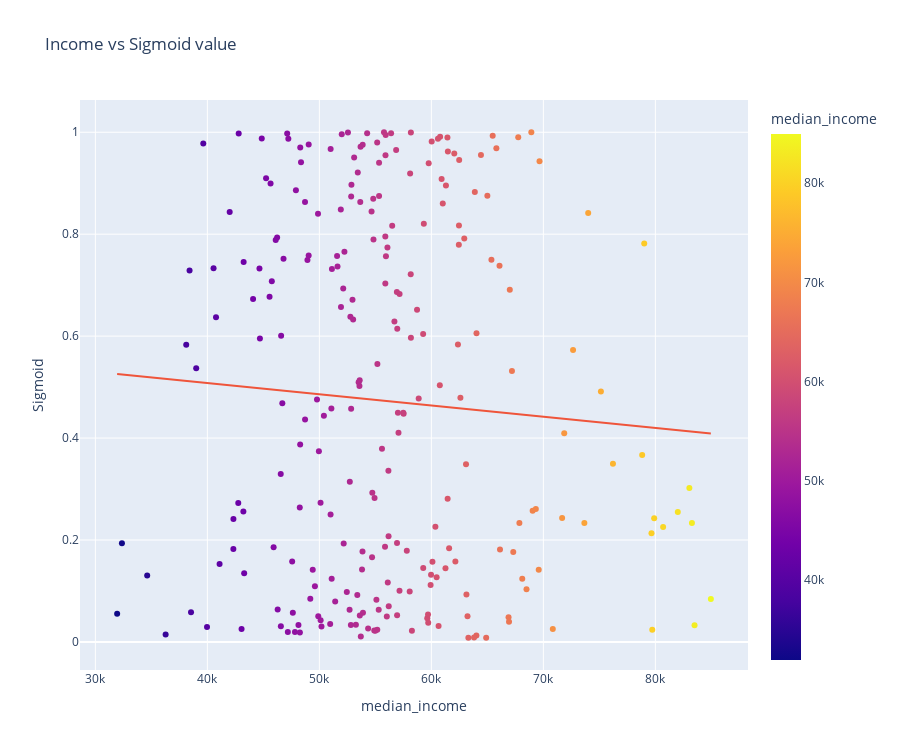

The notebook cell saved with this chart:
### Code cell
#correlation graph
graph = px.scatter(correlationdf, title='Income vs Sigmoid value', x='median_income', y='Sigmoid', color='median_income', trendline='ols', height=750)
graph.show()

### Figure 1 — Plotly figure (JSON) as saved in the notebook; plotly's stock layout.template omitted (floating-point values rounded to 4 significant figures; data arrays with more than 128 entries replaced by an {"elided": "..."} marker saying what was removed)
{"data": [{"hovertemplate": "median_income=%{marker.color}<br>Sigmoid=%{y}<extra></extra>", "legendgroup": "", "marker": {"color": {"elided": "245 int values"}, "coloraxis": "coloraxis", "symbol": "circle"}, "mode": "markers", "name": "", "orientation": "v", "showlegend": false, "type": "scatter", "x": {"elided": "245 int values"}, "xaxis": "x", "y": {"elided": "245 float values"}, "yaxis": "y"}, {"hovertemplate": "<b>OLS trendline</b><br>Sigmoid = -2.19835e-06 * median_income + 0.595732<br>R<sup>2</sup>=0.003762<br><br>median_income=%{x}<br>Sigmoid=%{y} <b>(trend)</b><extra></extra>", "legendgroup": "", "marker": {"symbol": "circle"}, "mode": "lines", "name": "", "showlegend": false, "type": "scatter", "x": {"elided": "245 int values"}, "xaxis": "x", "y": {"elided": "245 float values"}, "yaxis": "y"}], "layout": {"coloraxis": {"colorbar": {"title": {"text": "median_income"}}, "colorscale": [[0, "#0d0887"], [0.1111, "#46039f"], [0.2222, "#7201a8"], [0.3333, "#9c179e"], [0.4444, "#bd3786"], [0.5556, "#d8576b"], [0.6667, "#ed7953"], [0.7778, "#fb9f3a"], [0.8889, "#fdca26"], [1, "#f0f921"]]}, "height": 750, "legend": {"tracegroupgap": 0}, "title": {"text": "Income vs Sigmoid value"}, "xaxis": {"anchor": "y", "domain": [0, 1], "title": {"text": "median_income"}}, "yaxis": {"anchor": "x", "domain": [0, 1], "title": {"text": "Sigmoid"}}}}
